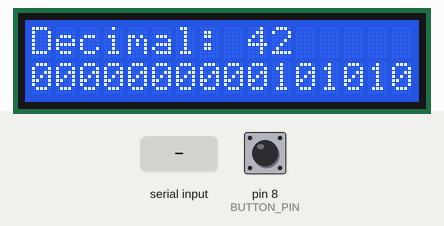
This sketch was run on a simulated Arduino Uno, built with avr-gcc and run on an emulated ATmega328P. On the bench: 16×2 character LCD. Inputs (shaded band) come from the test bench; at power-on: pin 8 (BUTTON_PIN) HIGH. What the sketch prints to the serial monitor is not drawn.

Above: at 1.3 s.
1.4 s: pin 8 (BUTTON_PIN) pulled LOW for 0.15 s
At 2.4 s:
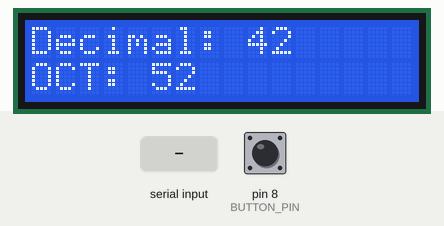
3.0 s: pin 8 (BUTTON_PIN) pulled LOW for 1 s
At 3.7 s:
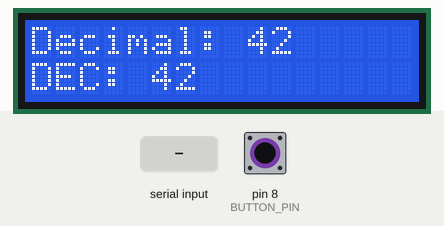
5.5 s: pin 8 (BUTTON_PIN) pulled LOW for 0.15 s
At 6.7 s:
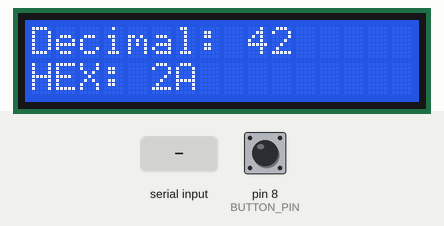
7.1 s: "0\n" received over Serial
At 8.0 s:
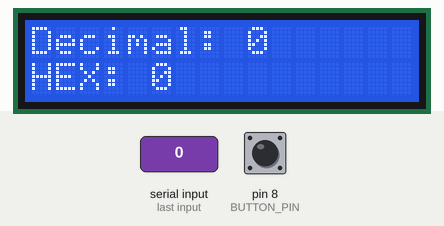
8.6 s: "200\n" received over Serial
At 9.2 s:
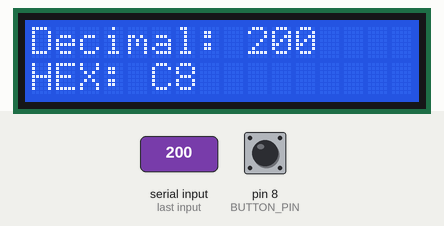
Timing chart, 0 to 11.6 s (numbered marks = the images above; inputs shaded):
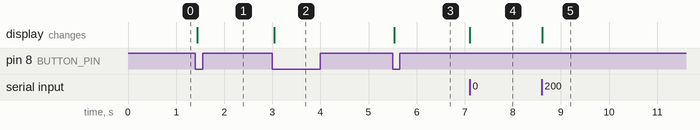

The sketch:

numsysconv.ino
```cpp
#include <LiquidCrystal.h>
#include <stdlib.h>

// LCD1602 in 4-bit mode: RS, E, D4, D5, D6, D7.
LiquidCrystal lcd(12, 11, 5, 4, 3, 2);
const byte BUTTON_PIN = 8;  // Button connects this pin to GND.
const unsigned long DEBOUNCE_MS = 35;

const char *const BASE_NAMES[] = {"BIN", "OCT", "DEC", "HEX"};
const byte BASE_VALUES[] = {2, 8, 10, 16};
byte selectedBase = 0;
unsigned int number = 42;  // Must stay in the range 0..65535.

char inputBuffer[8];  // Five digits plus optional CR and terminator.
byte inputLength = 0;
bool inputTooLong = false;

bool lastButtonReading = HIGH;
bool stableButtonState = HIGH;
unsigned long lastButtonChange = 0;

void showNumber() {
  char digits[17];
  char row[17];

  lcd.clear();
  lcd.setCursor(0, 0);
  lcd.print("Decimal: ");
  lcd.print(number);

  lcd.setCursor(0, 1);
  if (selectedBase == 0) {
    // 16 binary digits fill exactly one LCD row.
    for (byte bit = 0; bit < 16; ++bit) {
      lcd.print((number & (1U << (15 - bit))) ? '1' : '0');
    }
  } else {
    ultoa(number, digits, BASE_VALUES[selectedBase]);
    // Make hexadecimal letters uppercase for the LCD.
    for (byte i = 0; digits[i] != '\0'; ++i) {
      if (digits[i] >= 'a' && digits[i] <= 'f') digits[i] -= ('a' - 'A');
    }
    snprintf(row, sizeof(row), "%s: %s", BASE_NAMES[selectedBase], digits);
    lcd.print(row);
  }
}

void acceptInput() {
  if (inputLength == 0 && !inputTooLong) return;

  inputBuffer[inputLength] = '\0';
  unsigned long result = 0;
  bool valid = !inputTooLong && inputLength > 0;

  for (byte i = 0; valid && i < inputLength; ++i) {
    char c = inputBuffer[i];
    if (c < '0' || c > '9') {
      valid = false;
    } else {
      result = result * 10 + (c - '0');
      if (result > 65535UL) valid = false;
    }
  }

  if (valid) {
    number = (unsigned int)result;
    showNumber();
    Serial.print(F("Set value to "));
    Serial.println(number);
  } else {
    Serial.println(F("Enter a whole decimal number from 0 to 65535."));
  }

  inputLength = 0;
  inputTooLong = false;
}

void readSerialInput() {
  while (Serial.available() > 0) {
    char c = (char)Serial.read();
    if (c == '\n' || c == '\r') {
      acceptInput();  // Handles both NL and CR+NL line endings.
    } else if (inputLength < sizeof(inputBuffer) - 1) {
      inputBuffer[inputLength++] = c;
    } else {
      inputTooLong = true;
    }
  }
}

void readButton() {
  bool reading = digitalRead(BUTTON_PIN);
  if (reading != lastButtonReading) lastButtonChange = millis();

  if (millis() - lastButtonChange >= DEBOUNCE_MS && reading != stableButtonState) {
    stableButtonState = reading;
    if (stableButtonState == LOW) {
      selectedBase = (selectedBase + 1) % 4;
      showNumber();
    }
  }
  lastButtonReading = reading;
}

void setup() {
  pinMode(BUTTON_PIN, INPUT_PULLUP);
  Serial.begin(9600);
  lcd.begin(16, 2);
  showNumber();
  Serial.println(F("Type a decimal number 0..65535 and press Enter."));
  Serial.println(F("Press the button to cycle BIN -> OCT -> DEC -> HEX."));
}

void loop() {
  readSerialInput();
  readButton();
}
```

Measured:
- after the input at 1.4 s, the display: changes at once (image 1)
- after the input at 3.0 s, the display: changes at once (image 2)
- after the input at 5.5 s, the display: changes at once (image 3)
- after the input at 7.1 s, the display: changes at once (image 4)
- after the input at 8.6 s, the display: changes at once (image 5)
